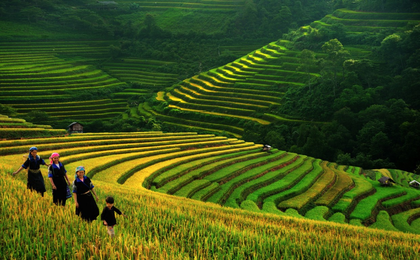
%> input picture 02/GreenVietnam.png, 420 x 260 px, shrunk from 1241 x 768 before the run
$ octave ex1_1.m   (GNU Octave 9; MATLAB toolbox functions it lacks are replaced by stand-ins)
%> lines starting %> are read from the running program, lines starting %| are printed output that depends on the picture
pkg load image;
tic();
I = imread("GreenVietnam.png");
%> I is the input picture: size 260x420x3 uint8; mean R, G, B 64.9, 82.2, 25.8

function J = bai1(img)
  filter = [0, -1, 0; -1, 5, -1; 0, -1, 0];
  [n_rows, n_cols, n_channels] = size(img);
%> n_rows = 260; n_cols = 420; n_channels = 3
  padding_img = zeros(n_rows+2, n_cols+2, 3);
  padding_img(2:n_rows+1, 2:n_cols+1,:) = img(:,:,:);

  # org_hist = zeros(255, 3);
  # result_hist = zeros(255, 3);
  # padding_img = uint8(padding_img);

  J = zeros(n_rows, n_cols, 3);

  for b = 1:n_channels
    for i = 1:n_rows
      for j = 1:n_cols
        #sum = 0;
        #for u = i:i+2
        #  for v = j:j+2
        #    sum += padding_img(u,v,b) * filter(u-i+1, v-j+1);
        #  endfor
        #endfor
        #J(i,j,b) = sum + img(i,j,b);

        mat = padding_img(i:i+2, j:j+2, b) .* filter;
        #org_val = img(i,j,b);
        #result_val = sum(mat(:,:)(:)) + org_val;
        #J(i,j,b) = result_val;

        #org_hist(org_val+1, b) = org_hist(org_val+1, b) + 1;
        #result_hist(result_val+1, b) = result_hist(result_val+1,b) + 1;

        J(i,j,b) = sum(mat(:,:)(:));
      endfor
    endfor

  endfor
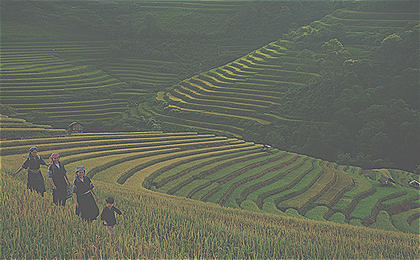
%> J: size 260x420x3 double; mean R, G, B 65.6, 83.2, 26.1; drawn with min black and max white

  J = uint8(J) + img;
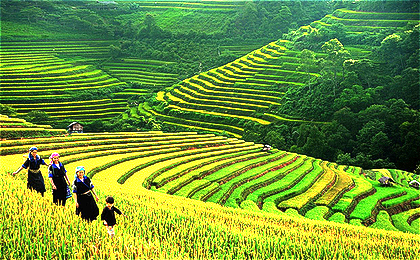
%> J: size 260x420x3 uint8; mean R, G, B 112.2, 148.9, 54.9
endfunction


S = bai1(I);

figure;
subplot(4,2,1); imshow(I); title("Org Img");
subplot(4,2,2); imshow(S); title("Result Img");
#subplot(4,2,3); set(bar(org_hist(:,1), 'hist'), 'facecolor', 'r', 'edgecolor', 'r'); title("Org R");
#subplot(4,2,5); set(bar(org_hist(:,2), 'hist'), 'facecolor', 'g', 'edgecolor', 'g'); title("Org G");
#subplot(4,2,7); set(bar(org_hist(:,3), 'hist'), 'facecolor', 'b', 'edgecolor', 'b'); title("Org B");
#subplot(4,2,4); set(bar(result_hist(:,1), 'hist'), 'facecolor', 'r', 'edgecolor', 'r'); title("Result R");
#subplot(4,2,6); set(bar(result_hist(:,2), 'hist'), 'facecolor', 'g', 'edgecolor', 'g'); title("Result G");
#subplot(4,2,8); set(bar(result_hist(:,3), 'hist'), 'facecolor', 'b', 'edgecolor', 'b'); title("Result B");

# Histogram anh I
Red = I(:,:,1);
Green = I(:,:,2);
Blue = I(:,:,3);
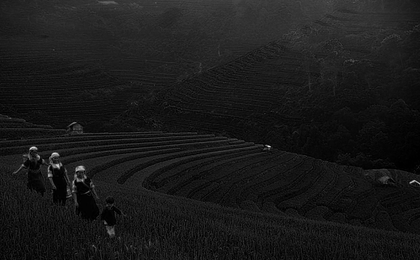
%> Blue: size 260x420 uint8; min 0, max 231, mean 25.8
[yRed, x] = imhist(Red);
%> yRed = 256 values, max 1848 at index 30, min 11 at index 255, mean 426.6; x = 256 values from 0 to 255
[yGreen, x] = imhist(Green);
%> yGreen = 256 values, max 1330 at index 57, min 1 at index 229, mean 426.6
[yBlue, x] = imhist(Blue);
%> yBlue = 256 values, max 3764 at index 19, min 0 at index 135, mean 426.6
subplot(4,2,3); set(bar(yRed, 'hist'), 'facecolor', 'r', 'edgecolor', 'r'); title("Org R");
subplot(4,2,5); set(bar(yGreen, 'hist'), 'facecolor', 'g', 'edgecolor', 'g'); title("Org G");
subplot(4,2,7); set(bar(yBlue, 'hist'), 'facecolor', 'b', 'edgecolor', 'b'); title("Org B");

#subplot(2,2,3); plot(x, yRed, 'r', x, yGreen, 'g', x, yBlue, 'b'); title("Histogram anh I");


Red = S(:,:,1);
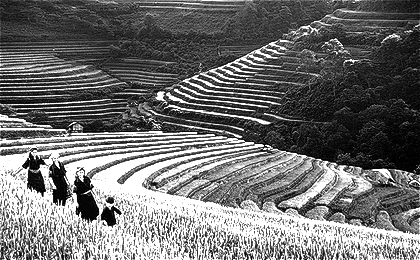
%> Red: size 260x420 uint8; min 0, max 255, mean 112.2
Green = S(:,:,2);
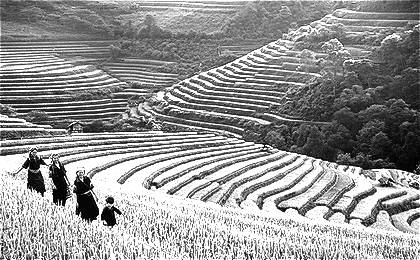
%> Green: size 260x420 uint8; min 0, max 255, mean 148.9
Blue = S(:,:,3);
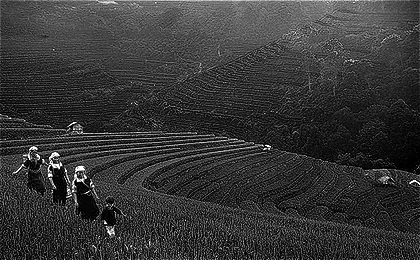
%> Blue: size 260x420 uint8; min 0, max 255, mean 54.9
[yRed, x] = imhist(Red);
%> yRed = 256 values, max 18480 at index 256, min 93 at index 255, mean 426.6
[yGreen, x] = imhist(Green);
%> yGreen = 256 values, max 24366 at index 256, min 100 at index 2, mean 426.6
[yBlue, x] = imhist(Blue);
%> yBlue = 256 values, max 1745 at index 13, min 0 at index 239, mean 426.6
subplot(4,2,4); set(bar(yRed, 'hist'), 'facecolor', 'r', 'edgecolor', 'r'); title("Result R");
subplot(4,2,6); set(bar(yGreen, 'hist'), 'facecolor', 'g', 'edgecolor', 'g'); title("Result G");
subplot(4,2,8); set(bar(yBlue, 'hist'), 'facecolor', 'b', 'edgecolor', 'b'); title("Result B");
%> after `title("Result B")`:
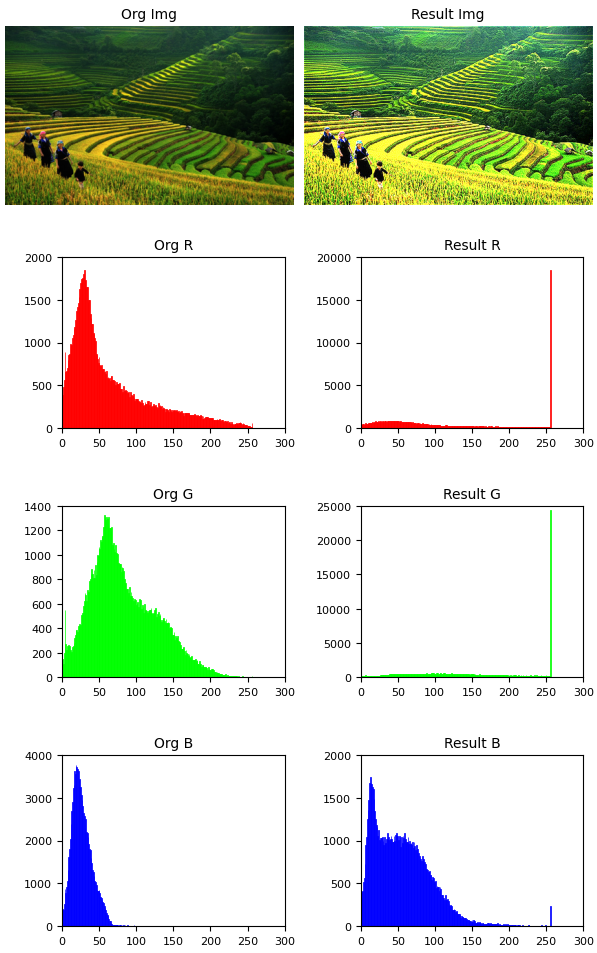
%> figure redrawn from the program's plot data, 8 panels

# Histogram anh S

#subplot(2,2,4); plot(x, yRed, 'r', x, yGreen, 'g', x, yBlue, 'b'); title("Histogram anh S");


toc();
